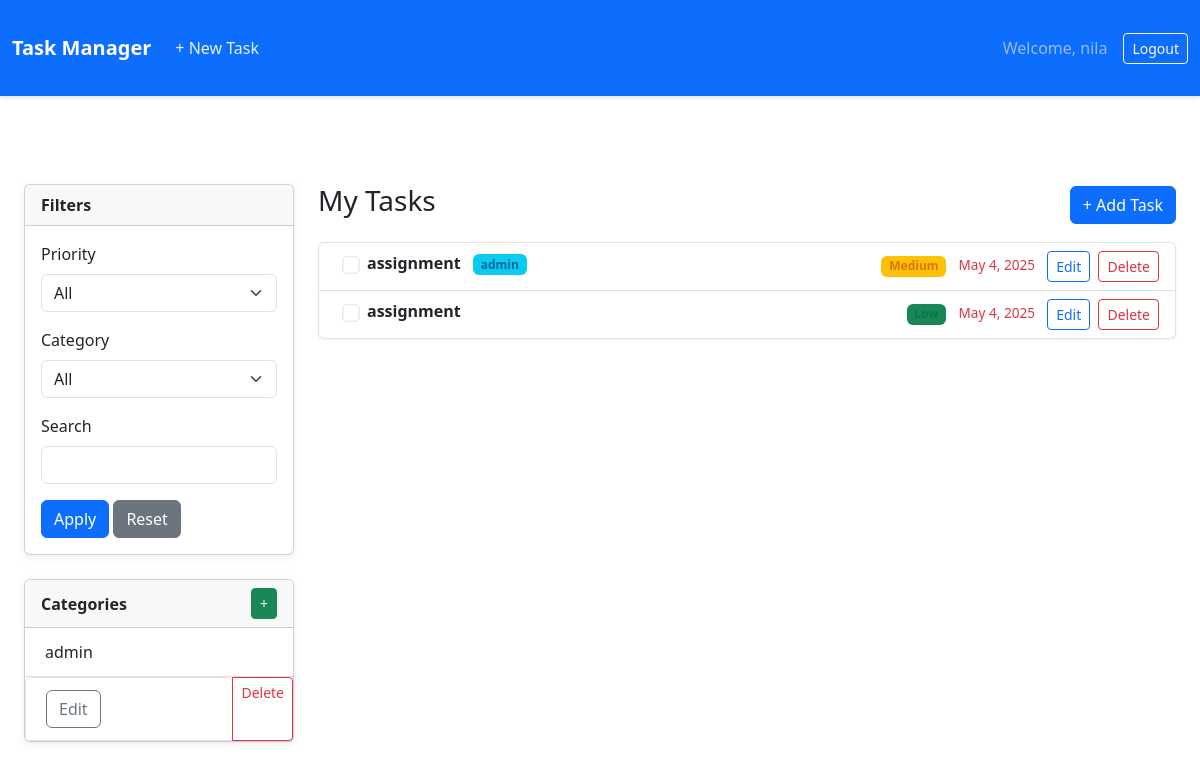
The page / (signed in) on the database as committed earlier.
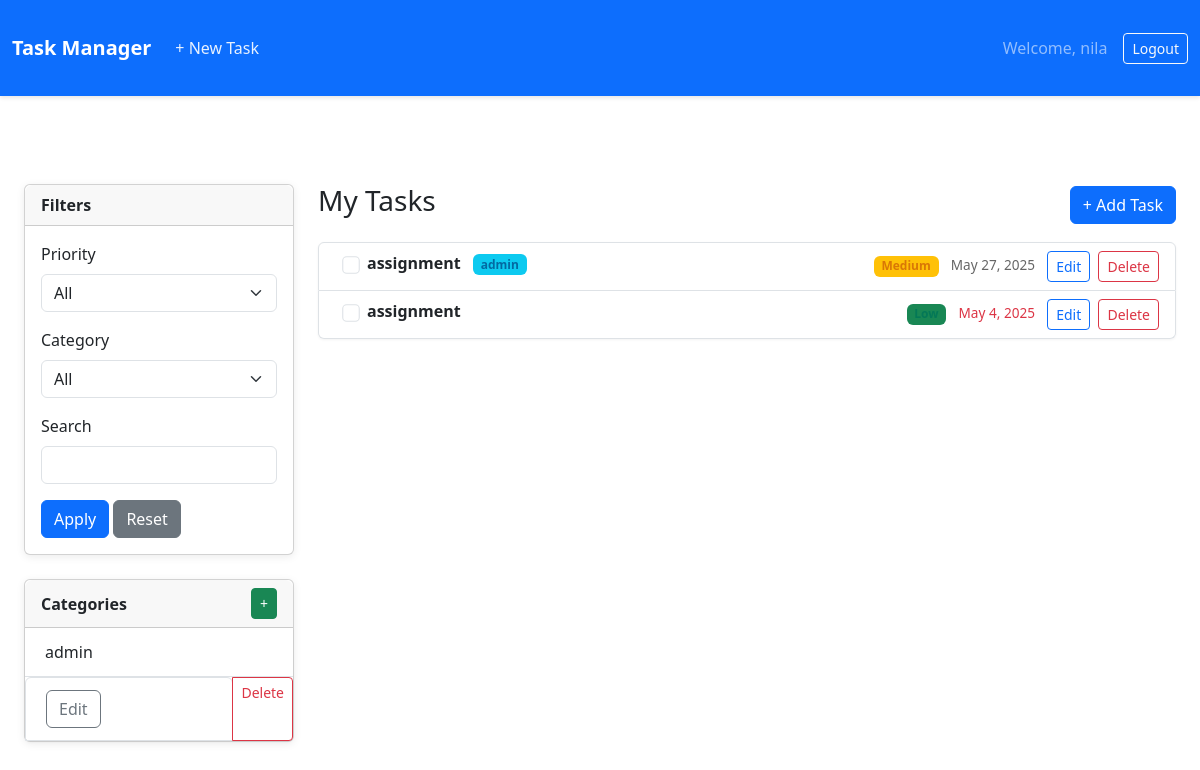
The same page on the database as committed later.
### taskmanager/models.py (models this page shows, shortened)
class Task(models.Model):
    PRIORITY_CHOICES = (
        ('H', 'High'),
        ('M', 'Medium'),
        ('L', 'Low'),
    )
    title = models.CharField(max_length=200)
    description = models.TextField(blank=True, null=True)
    due_date = models.DateField(blank=True, null=True)
    completed = models.BooleanField(default=False)
    priority = models.CharField(max_length=1, choices=PRIORITY_CHOICES, default='M')
    category = models.ForeignKey(Category, on_delete=models.SET_NULL, blank=True, null=True)
    user = models.ForeignKey(User, on_delete=models.CASCADE)
    created_at = models.DateTimeField(auto_now_add=True)
    @property
    def is_overdue(self):
        if self.due_date and not self.completed:
            return self.due_date < timezone.now().date()
        return False

class Category(models.Model):
    name = models.CharField(max_length=100)
    user = models.ForeignKey(User, on_delete=models.CASCADE)
    class Meta:
        verbose_name_plural = "Categories"

### taskmanager/views.py (the view)
# urls.py: path('', views.dashboard, name='dashboard'),
@login_required
def dashboard(request):
    tasks = Task.objects.filter(user=request.user).order_by('-created_at')
    categories = Category.objects.filter(user=request.user)
    category_form = CategoryForm()
    priority = request.GET.get('priority', '')
    category_id = request.GET.get('category', '')
    search_query = request.GET.get('search', '')  # Changed variable name
    if priority:
        tasks = tasks.filter(priority=priority)
    if category_id:
        tasks = tasks.filter(category_id=category_id)
    if search_query: # Apply the filter
        tasks = tasks.filter(title__icontains=search_query)
    context = {
        'tasks': tasks,
        'categories': categories,
        'category_form': category_form,
        'current_priority': priority,
        'current_category': category_id,
        'current_search': search_query,
    }
    return render(request, 'taskmanager/dashboard.html', context)

### taskmanager/forms.py
class CategoryForm(forms.ModelForm):
    class Meta:
        model = Category
        fields = ["name"]

### taskmanager/templates/taskmanager/dashboard.html (shortened to what the changed rows need)
{% extends "taskmanager/base.html" %}
{% block content %}
<div class="container-fluid mt-4">
    <div class="row">
        <div class="col-md-9">
            {% if tasks %}
            <ul class="list-group">
                {% for task in tasks %}
                <li class="list-group-item d-flex justify-content-between align-items-start {% if task.completed %}list-group-item-light task-completed{% endif %}">
                    <div class="ms-2 me-auto">
                        <input type="checkbox" class="form-check-input me-2 task-checkbox" data-task-id="{{ task.id }}" {% if task.completed %}checked{% endif %}>
                        <div class="fw-bold">{{ task.title }} {% if task.category %}<span class="badge bg-info ms-2">{{ task.category.name }}</span>{% endif %}</div>
                    </div>
                    <div>
                        <span class="badge bg-{% if task.priority == 'H' %}danger{% elif task.priority == 'M' %}warning{% else %}success{% endif %} me-2">
                            {{ task.get_priority_display }}
                        </span>
                        {% if task.due_date %}
                        <span class="due-date me-2 {% if task.is_overdue %}overdue{% endif %}">{{ task.due_date }}</span>
                        {% endif %}
                        <a href="{% url 'edit_task' task.id %}" class="btn btn-sm btn-outline-primary me-1">Edit</a>
                        <a href="{% url 'delete_task' task.id %}" class="btn btn-sm btn-outline-danger">Delete</a>
                    </div>
                </li>
                {% endfor %}
            </ul>
            {% else %}
            <div class="alert alert-info">
                No tasks found. <a href="{% url 'add_task' %}">Add your first task</a>
            </div>
            {% endif %}
        </div>
    </div>
</div>
{% endblock %}

Rows that differ between the two databases and show on the page:
changed Task "Medium": due_date "2025-05-04" → "2025-05-27" (drawn)
Other text that changed with them:
text written by a page script: "May 4, 2025" → "May 27, 2025"
